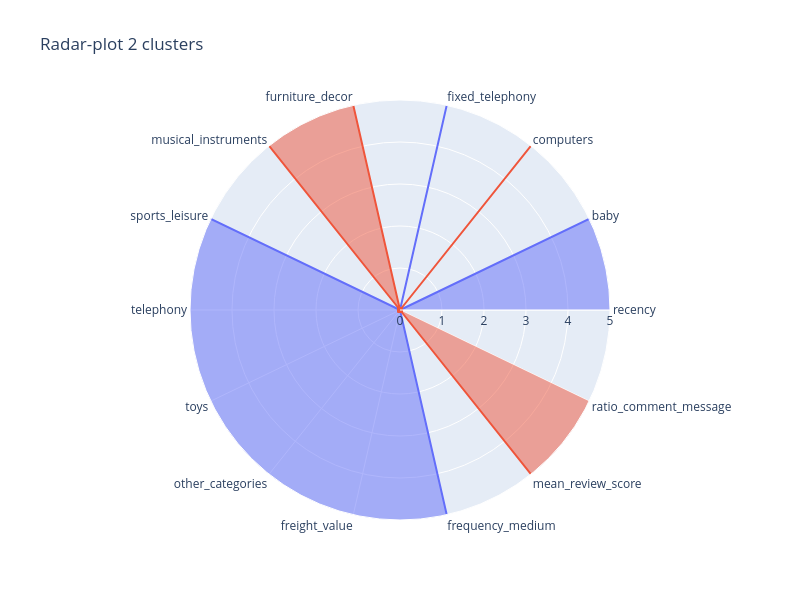

The cell this chart's notebook holds for it:
### Code cell
plot_clusters_radar(centroid_normalized_2)

### Figure 1 — Plotly figure (JSON) as saved in the notebook; plotly's stock layout.template omitted (floating-point values rounded to 4 significant figures)
{"data": [{"fill": "toself", "name": "Cluster 0", "r": [10, 10, 0, 10, 0, 0, 10, 10, 10, 10, 10, 10, 0, 0], "theta": ["recency", "baby", "computers", "fixed_telephony", "furniture_decor", "musical_instruments", "sports_leisure", "telephony", "toys", "other_categories", "freight_value", "frequency_medium", "mean_review_score", "ratio_comment_message"], "type": "scatterpolar"}, {"fill": "toself", "name": "Cluster 1", "r": [0, 0, 10, 0, 10.0, 10, 0, 0, 0, 0, 0, 0, 10.0, 10.0], "theta": ["recency", "baby", "computers", "fixed_telephony", "furniture_decor", "musical_instruments", "sports_leisure", "telephony", "toys", "other_categories", "freight_value", "frequency_medium", "mean_review_score", "ratio_comment_message"], "type": "scatterpolar"}], "layout": {"height": 600, "polar": {"angularaxis": {"type": "category"}, "radialaxis": {"autorange": false, "range": [0, 5], "type": "linear", "visible": true}}, "showlegend": false, "title": {"text": "Radar-plot 2 clusters"}, "width": 800}}
